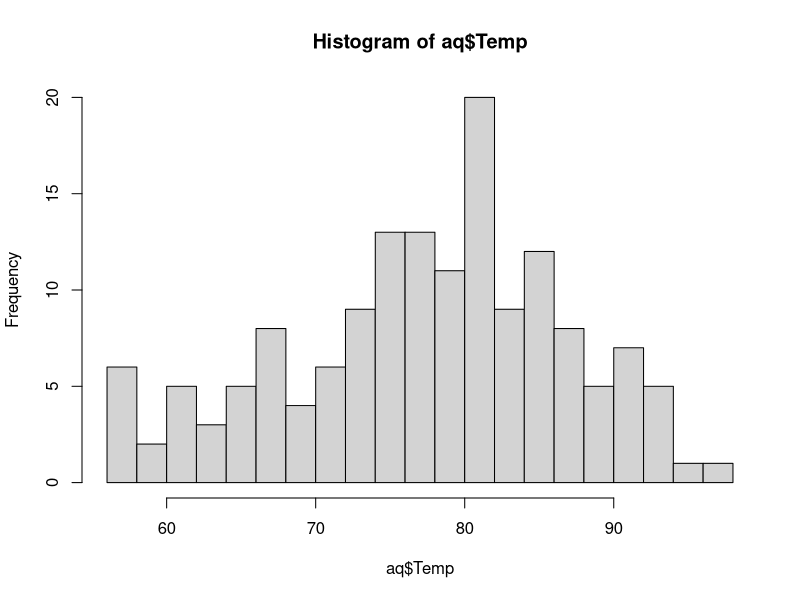
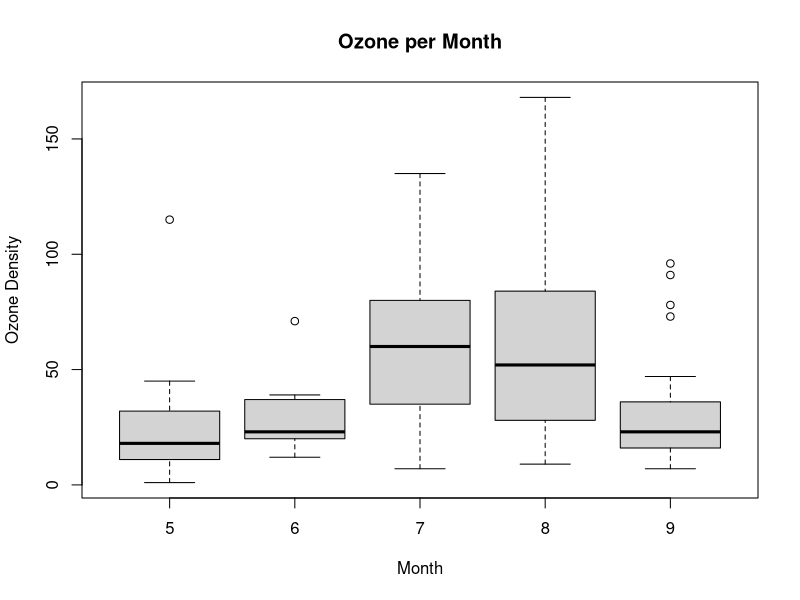
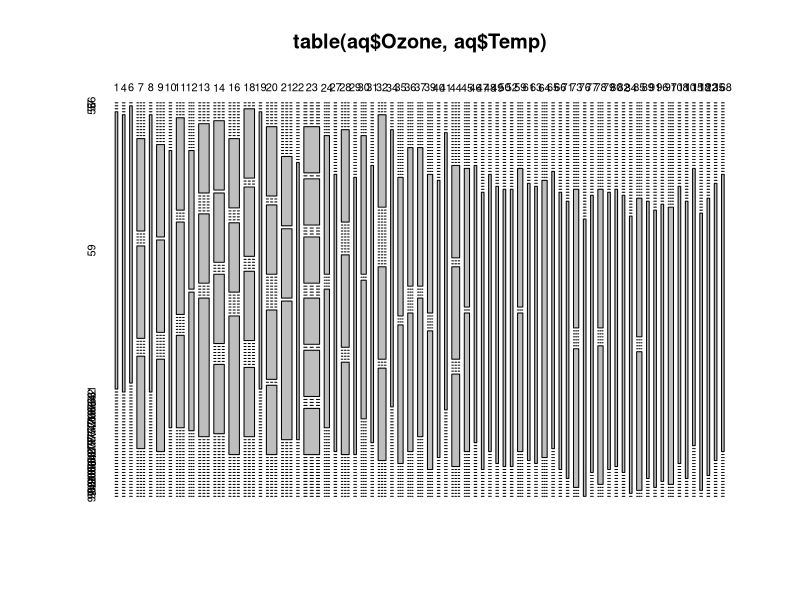
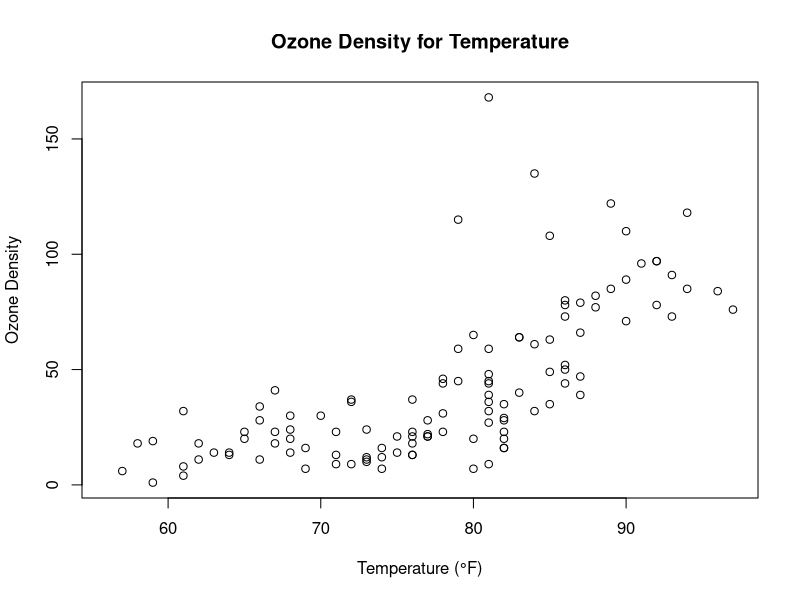
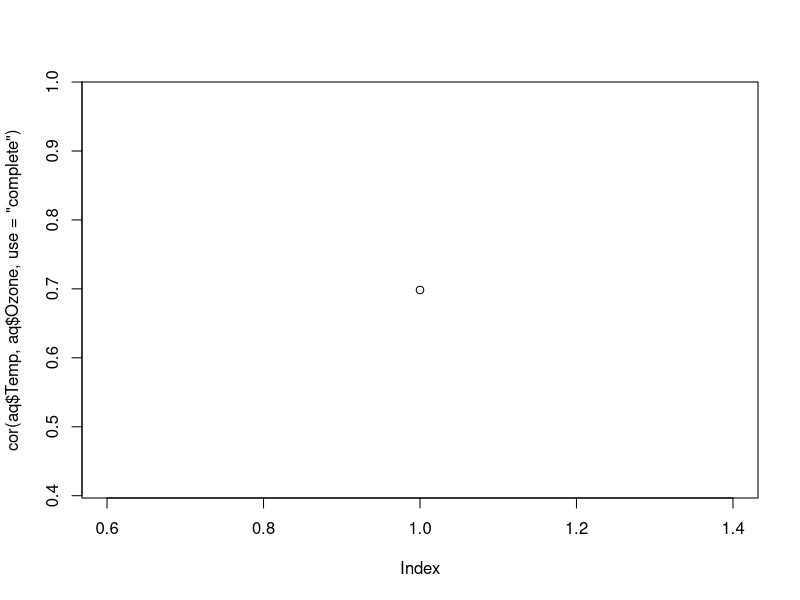

Source code (R) for these figures, in order:
setwd("~/usr/doc/uninotes/Y1S1/STAT1008/ST1008AS1")
setwd("/Users/j/Documents/UniNotes/Y1S1/STAT1008/ST1008AS1/")
aq = read.csv("airquality.csv")
hist(aq$Temp, breaks=20)
#Save currently visible plot
boxplot(Ozone~Month,data=aq, main="Ozone per Month", ylab="Ozone Density", xlab="Month")
plot(table(aq$Ozone, aq$Temp))
plot(aq$Temp, aq$Ozone, main="Ozone Density for Temperature", ylab="Ozone Density", xlab="Temperature (°F)") 
cov(aq$Wind,aq$Ozone, use="complete.obs")
plot(cor(aq$Temp, aq$Ozone, use="complete"))
